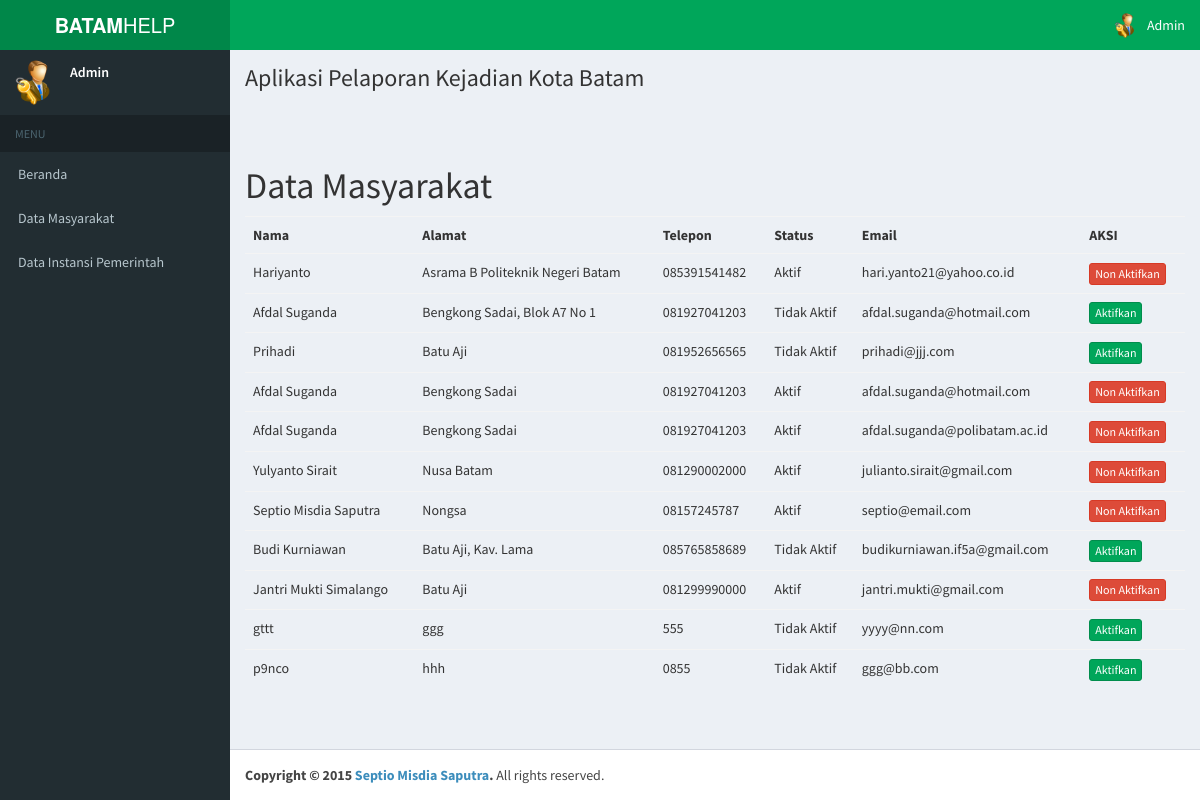
Page /pages/admin/index.php?page=masyarakat (signed in) on the committed database.
### tables this page shows
CREATE TABLE IF NOT EXISTS `masyarakat` (
  `id` varchar(20) NOT NULL,
  `namamasyarakat` varchar(50) NOT NULL,
  `jenisidentitas` varchar(20) NOT NULL,
  `alamat` varchar(50) NOT NULL,
  `notelp` text NOT NULL,
  `email` text NOT NULL,
  `status` varchar(15) NOT NULL DEFAULT 'Tidak Aktif',
  `username` text NOT NULL,
  `password` varchar(50) NOT NULL,
  UNIQUE KEY `id` (`id`)
);

### pages/admin/masyarakat.php (the view, shortened to what this page needs)
          </br><h1>Data Masyarakat</h1>
<table class="table">
 <tr>
 <th>Nama</th>
 <th>Alamat</th>
 <th>Telepon</th>
 <th>Status</th>
 <th>Email</th>
 <th>AKSI</th>
 </tr>
<?php
include ("../proses/config.php");
$query = "SELECT*FROM masyarakat";
$hasil = mysqli_query($con, $query);
$jum_hasil = $hasil->num_rows;
 if($jum_hasil){
 while($baris = $hasil->fetch_assoc()){
?>
 <tr>
 <td><?php echo $baris['namamasyarakat']?></td>
 <td><?php echo $baris['alamat']?></td>
 <td><?php echo $baris['notelp']?></td>
 <td><?php echo $baris['status']?></td>
 <td><?php echo $baris['email']?></td>
 <td>
 <?php if($baris['status']=="Tidak Aktif"){
	  ?> <a class="btn btn-xs btn-success" href="../proses/aktivasi_user.php?idmasy=<?php echo $baris['id']; ?>" onclick="return confirm('Apakah anda yakin akan mengaktivkan akun ini?')"><i class="fa fa-check"></i>Aktifkan</a>
 <?php }else{
	  ?> <a class="btn btn-xs btn-danger" href="../proses/non_aktif_user.php?idmasy=<?php echo $baris['id']; ?>" onclick="return confirm('Apakah anda yakin akan menonaktifkan akun ini?')"><i class="fa fa-check"></i>Non Aktifkan</a>
 </td>
 <?php } ?>
 </tr>
 <?php } ?>
 </table>
 <?php } else{
 echo 'Tidak ada data ditemukan.';
 }
?>

### pages/admin/index.php (shortened to what this page needs)
<!DOCTYPE html>
<html>
  <head>
    <link rel="stylesheet" href="../../bootstrap/css/bootstrap.min.css">
    <link rel="stylesheet" href="../../dist/css/AdminLTE.min.css">
    <link rel="stylesheet" href="../../dist/css/skins/skin-green.css">
  </head>
  <body class="hold-transition skin-green sidebar-mini">
    <div class="wrapper">
      <header class="main-header">
        <a href="index.php" class="logo">
          <span class="logo-lg"><b>BATAM</b>HELP</span>
        </a>
        <nav class="navbar navbar-static-top" role="navigation">
          <a href="#" class="sidebar-toggle" data-toggle="offcanvas" role="button">
          </a>
          <div class="navbar-custom-menu">
            <ul class="nav navbar-nav">
              <li class="dropdown user user-menu">
                <a href="#" class="dropdown-toggle" data-toggle="dropdown">
                  <img src="../../dist/img/admin.png" class="user-image" alt="User Image">
                  <span class="hidden-xs"><?php echo "".$_SESSION['username']."";?></span>
                </a>
              </li>
              </ul>
          </div>
        </nav>
      </header>
      <aside class="main-sidebar">
        <section class="sidebar">
          <div class="user-panel">
            <div class="pull-left image">
              <img src="../../dist/img/admin.png" class="img-circle" alt="User Image">
            </div>
            <div class="pull-left info">
              <p><?php echo "".$_SESSION['username']."";?></p>
            </div>
          </div>
          <ul class="sidebar-menu">
            <li class="header">MENU</li>
            <li><a href="index.php?page=beranda"><i class="fa fa-link"></i> <span>Beranda</span></a></li>
            <li><a href="index.php?page=masyarakat"><i class="fa fa-link"></i> <span>Data Masyarakat</span></a></li>
          <li><a href="index.php?page=instansi"><i class="fa fa-link"></i> <span>Data Instansi Pemerintah</span></a></li>
          </ul>
        </section>
      </aside>
      <div class="content-wrapper">
        <section class="content-header">
          <h1>
            Aplikasi Pelaporan Kejadian Kota Batam
          </h1></section>
        <section class="content">
<?php
   	                if(!isset($_GET["page"])){
   	                    require "data_laporan.php";
   	                }else {
   	                    if($_GET['page'] == "masyarakat")
   	                    {
   	                        require "masyarakat.php";
   	                    }
					}
				?>
        </section>
      </div>
      <footer class="main-footer">
        <strong>Copyright &copy; 2015 <a href="#">Septio Misdia Saputra</a>.</strong> All rights reserved.
      </footer>
    </div>
  </body>
</html>

### rows in the picture
masyarakat: namamasyarakat "Hariyanto", alamat "Asrama B Politeknik Negeri Batam", notelp "085391541482", status "Aktif", email "hari.yanto21@yahoo.co.id"
masyarakat: namamasyarakat "Afdal Suganda", alamat "Bengkong Sadai, Blok A7 No 1", notelp "081927041203", status "Tidak Aktif", email "afdal.suganda@hotmail.com"
masyarakat: namamasyarakat "Prihadi", alamat "Batu Aji", notelp "081952656565", status "Tidak Aktif", email "prihadi@jjj.com"
masyarakat: namamasyarakat "Afdal Suganda", alamat "Bengkong Sadai", notelp "081927041203", status "Aktif", email "afdal.suganda@hotmail.com"
masyarakat: namamasyarakat "Afdal Suganda", alamat "Bengkong Sadai", notelp "081927041203", status "Aktif", email "afdal.suganda@polibatam.ac.id"
masyarakat: namamasyarakat "Yulyanto Sirait", alamat "Nusa Batam", notelp "081290002000", status "Aktif", email "julianto.sirait@gmail.com"
masyarakat: namamasyarakat "Septio Misdia Saputra", alamat "Nongsa", notelp "08157245787", status "Aktif", email "septio@email.com"
masyarakat: namamasyarakat "Budi Kurniawan", alamat "Batu Aji, Kav. Lama", notelp "085765858689", status "Tidak Aktif", email "budikurniawan.if5a@gmail.com"
masyarakat: namamasyarakat "Jantri Mukti Simalango", alamat "Batu Aji", notelp "081299990000", status "Aktif", email "jantri.mukti@gmail.com"
masyarakat: namamasyarakat "gttt", alamat "ggg", notelp "555", status "Tidak Aktif", email "yyyy@nn.com"
masyarakat: namamasyarakat "p9nco", alamat "hhh", notelp "0855", status "Tidak Aktif", email "ggg@bb.com"

### other values in the picture
$_SESSION['username'] "Admin"
